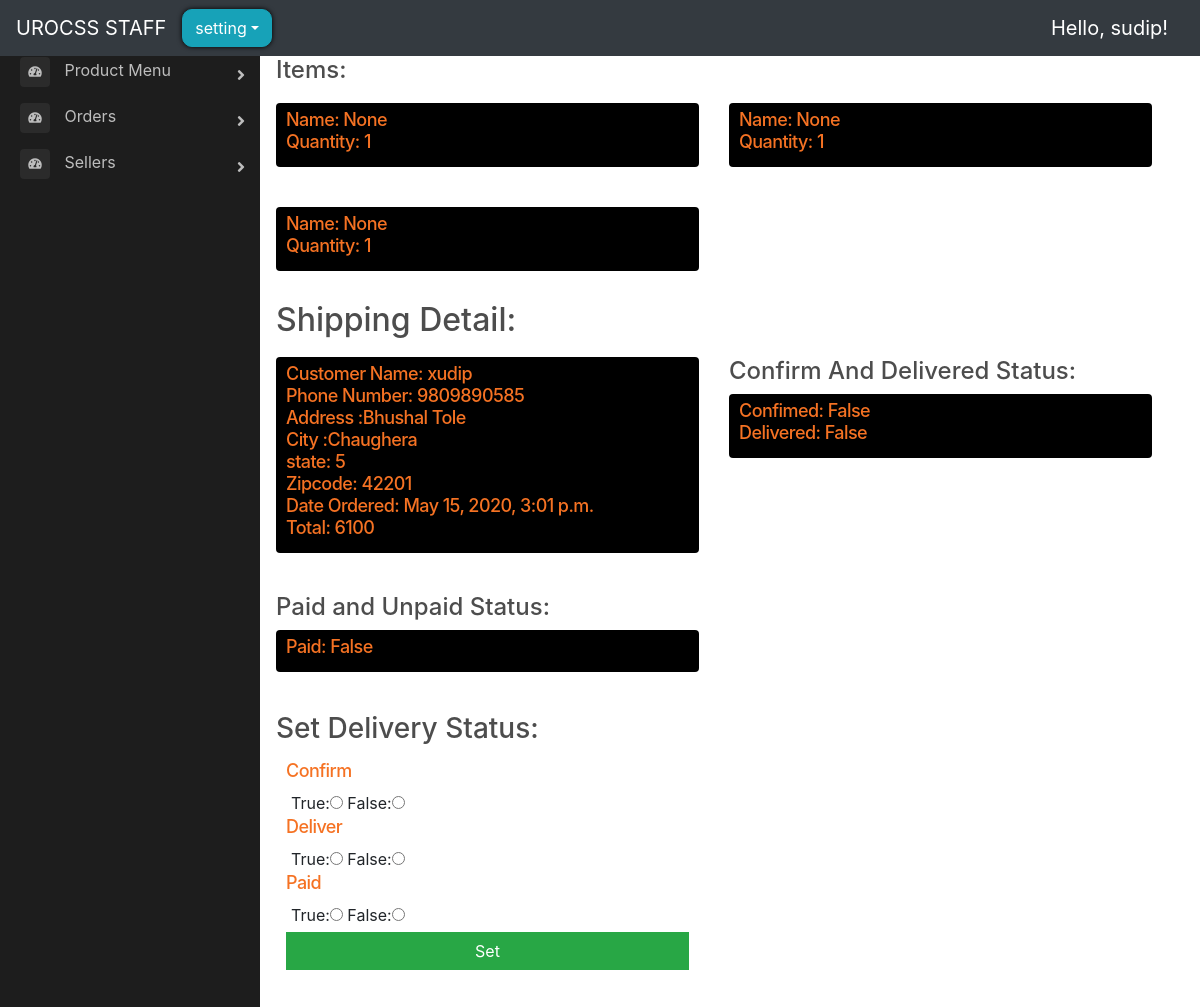
The app's page /backend/view_order_detail/1589534207.360612/ (signed in) with its own data.
### store/models.py (models this page shows, shortened)
class OrderItem(models.Model):
    product = models.ForeignKey(
        Product, on_delete=models.SET_NULL, blank=True, null=True
    )
    order = models.ForeignKey(Order, on_delete=models.CASCADE, blank=True, null=True)
    quantity = models.IntegerField(default=0, null=True, blank=True)
    date_added = models.DateTimeField(auto_now_add=True)

class ShippingAddress(models.Model):
    customer = models.ForeignKey(User, on_delete=models.SET_NULL, blank=True, null=True)
    order = models.ForeignKey(Order, on_delete=models.CASCADE, blank=True, null=True)
    address = models.CharField(max_length=200, null=True)
    city = models.CharField(max_length=200, null=True)
    state = models.CharField(max_length=200, null=True)
    zipcode = models.CharField(max_length=200, null=True)
    country = models.CharField(max_length=40, null=True)
    date_added = models.DateTimeField(auto_now_add=True)
    phone_number = models.CharField(max_length=10, null=True)
    total = models.IntegerField(default=0)

class OrderDeliveryStatus(models.Model):
    order = models.ForeignKey(Order, on_delete=models.CASCADE, blank=True, null=True)
    customer = models.ForeignKey(User, on_delete=models.SET_NULL, blank=True, null=True)
    address = models.CharField(max_length=200, null=True)
    confirmed = models.BooleanField(default=False)
    delivered = models.BooleanField(default=False)

class PaymentInfo(models.Model):
    order = models.ForeignKey(Order, on_delete=models.CASCADE, blank=True, null=True)
    customer = models.ForeignKey(User, on_delete=models.SET_NULL, blank=True, null=True)
    address = models.CharField(max_length=200, null=True)
    paid = models.BooleanField(default=False)

### backend/views.py (the view)
@login_required(login_url="backend_login")
def view_order_detail(request, id):
    id = float(id)
    order = store_models.Order.objects.get(transaction_id=id)
    order_items = order.orderitem_set.all()
    shipping_info = order.shippingaddress_set.all()
    order_delivery_status_data = order.orderdeliverystatus_set.all()
    order_payment_status_data = order.paymentinfo_set.all()
    context = {
        "order_items": order_items,
        "shipping_infos": shipping_info,
        "order_delivery_statuses": order_delivery_status_data,
        "transaction_id": str(id),
        "order_payment_statuses": order_payment_status_data,
    }
    return render(request, "backend/view_order_detail.html", context)

### backend/templates/backend/view_order_detail.html (shortened to what this page needs)
{% extends 'backend/backend_main.html' %}
{% block main %}
<h4>Items:</h4>
<div class="row">
    {% for order_item in order_items %}
    <div class=" col-lg-6 margin-adder">
        <div class="box-element-order product" id="each_order">
            <h6 class="price">Name: {{order_item.product}}</h6>
            <h6 class="price">Quantity: {{order_item.quantity}}</h6>
        </div>
    </div>
    {% endfor %}
</div>
<h2>Shipping Detail:</h2>
<div class="row">
    {% for shipping_info in shipping_infos %}
    <div class=" col-lg-6 margin-adder">
        <div class="box-element-order product" id="each_order">
            <h6 class="price">Customer Name: {{shipping_info.customer}}</h6>
            <h6 class="price">Phone Number: {{shipping_info.phone_number}}</h6>
            <h6 class="price">Address :{{shipping_info.address}}</h6>
            <h6 class="price">City :{{shipping_info.city}}</h6>
            <h6 class="price">state: {{shipping_info.state}}</h6>
            <h6 class="price">Zipcode: {{shipping_info.zipcode}}</h6>
            <h6 class="price">Date Ordered: {{shipping_info.date_added}}</h6>
            <h6 class="price">Total: {{shipping_info.total}}</h6>
        </div>
    </div>
    {% endfor %}
    {% for order_delivery_status in order_delivery_statuses %}
    <div class=" col-lg-6 margin-adder">
        <h4>Confirm And Delivered Status:</h4>
        <div class="box-element-order product" id="each_order">
            <h6 class="price">Confimed: {{order_delivery_status.confirmed}}</h6>
            <h6 class="price">Delivered: {{order_delivery_status.delivered}}</h6>
        </div>
    </div>
    {% endfor %}
    {% for order_payment_status in order_payment_statuses %}
    <div class=" col-lg-6 margin-adder">
        <h4>Paid and Unpaid Status:</h4>
        <div class="box-element-order product" id="each_order">
            <h6 class="price">Paid: {{order_payment_status.paid}}</h6>
        </div>
    </div>
    {% endfor %}
</div>
<div class="row">
    <div class=" col-lg-6 margin-adder">
        <h3>Set Delivery Status:</h3>
        <div class="box-element product" id="each_order">
            <form action="{% url 'order_delivery_status' id=transaction_id %}" method="POST"
                enctype="multipart/form-data">
                <h6 class=" price">Confirm</h6>
                <div class="form-field">
                    True:<input type="radio" name="confirm" value="True">
                    False:<input type="radio" name="confirm" value="False">
                </div>
                <h6 class="price">Deliver</h6>
                <div class="form-field">
                    True:<input required type="radio" name="deliver" value="True">
                    False:<input required type="radio" name="deliver" value="False">
                </div>
                <h6 class=" price">Paid</h6>
                <div class="form-field">
                    True:<input type="radio" name="payment" value="True">
                    False:<input type="radio" name="payment" value="False">
                </div>
                <input id="form-button" type="submit" value="Set" class="btn btn-success btn-block">
            </form>
        </div>
    </div>
</div>
{% endblock %}

### backend/templates/backend/backend_main.html (shortened to what this page needs)
{% load static %}
<!DOCTYPE html>
<html lang="en">
<head>
    <link rel="stylesheet" href="https://stackpath.bootstrapcdn.com/bootstrap/4.1.3/css/bootstrap.min.css"
>
    <link href="//maxcdn.bootstrapcdn.com/bootstrap/4.0.0/css/bootstrap.min.css" rel="stylesheet" id="bootstrap-css">
    <link rel="stylesheet" href="https://use.fontawesome.com/releases/v5.6.1/css/all.css"
>
    <link rel="stylesheet" type="text/css" href="{% static 'css/main.css' %}">
    <link rel="stylesheet" type="text/css" href="{% static 'css/accounts.css' %}">
    <link rel="stylesheet" type="text/css" href="{% static 'css/sidebar.css' %}">
    <link rel="stylesheet" type="text/css" href="{% static 'css/backend_table.css' %}">
</head>
<body>
    <nav style="position: fixed; z-index: 1;" class="navbar navbar-expand-sm navbar-dark bg-dark nav">
        <a class="navbar-brand" href="{% url 'backend_main' %}">UROCSS STAFF</a>
        <div class="collapse navbar-collapse" id="navbarSupportedContent">
            {% if request.user.is_authenticated %}
            <div class="dropdown">
                <button style='border-radius: 10px; box-shadow: hsl(0, 86%, 0%) 0 0 5px; margin-right:30px;'
                    class="btn btn-info dropdown-toggle" type="button" data-toggle="dropdown">setting</button>
            </div>
            {% endif %}
            <div class="form-inline my-2 my-lg-0 ml-auto">
                {% block login-logout %}
                <div class="collapse navbar-collapse" id="navbarSupportedContent">
                    <ul class="navbar-nav mr-auto">
                        <li class="nav-item active navbar-brand">
                            Hello, {{request.user}}!
                        </li>
                    </ul>
                </div>
                {% endblock %}
            </div>
        </div>
    </nav>
    <div class="main">
        <main class="page-content pt-2 main">
            <div id="overlay" class="overlay">
                <div class="container-fluid p-5">
                    {% block main %}{% endblock %}
                </div>
        </main>
    </div>
    <div class="page-wrapper chiller-theme toggled">
        <nav id="sidebar" class="sidebar-wrapper">
            <div class="sidebar-content">
                <div class="sidebar-menu">
                    <ul>
                        <li class="sidebar-dropdown">
                            <a href="#">
                                <i class="fa fa-tachometer-alt"></i>
                                <span>Product Menu</span>
                            </a>
                        </li>
                        <li class="sidebar-dropdown">
                            <a href="#">
                                <i class="fa fa-tachometer-alt"></i>
                                <span>Orders</span>
                            </a>
                        </li>
                        <li class="sidebar-dropdown">
                            <a href="#">
                                <i class="fa fa-tachometer-alt"></i>
                                <span>Sellers</span>
                            </a>
                        </li>
                    </ul>
                </div>
            </div>
        </nav>
    </div>
</body>
</html>

### static/css/main.css (style rules this page uses)
h1,h2,h3,h4,h5,h6 { color:hsl(0, 0%, 30%); }
.box-element { background-color: #fff; border-radius: 4px; padding: 10px; }
.price { font-size: 18px; color: #f57223; letter-spacing: -.56px; line-height: 14px; }
.margin-adder { margin-bottom:30px; margin-top:30px; -webkit-transform: scale(1); transform: scale(1); -webkit-transition: .3s ease-in-out; transition: .3s ease-in-out; }
.product { border-radius: 0 0 4px 4px; }
.bg-dark { background-color: #011e24; }
.col-lg-4, .col-lg-6, .col-lg-8, .col-lg-12 { margin-top: 10px; }
.btn { border-radius: 0; }
.form-field { width:250px; display: inline-block; padding: 5px; }
.navbar { width:100%; position: fixed; z-index: 10; background:#001f3f; }

### static/css/accounts.css (style rules this page uses)
body, html { margin: 0; padding: 0; height: 100%; }

### static/css/sidebar.css (style rules this page uses)
.box-element-order { background-color:black; border-radius: 4px; padding: 10px; }
#sidebar { margin-top: 4% !important; display:inline-table; }
.page-wrapper { height: 100vh; }
.page-wrapper.toggled .sidebar-wrapper { left: 0px; }
.main { margin-top: 7; margin-left:10%; display: flex; }
.sidebar-wrapper { width: 260px; height: 100%; position: fixed; top: 0; }
.sidebar-wrapper ul { list-style-type: none; padding: 0; margin: 0; }
.sidebar-wrapper a { text-decoration: none; }
@media only screen and (min-width: 768px) { #sidebar { min-width: 150px; } }
.sidebar-content { height: calc(100% - 30px); overflow-y: auto; position: relative; }
.sidebar-wrapper .sidebar-menu { padding-bottom: 10px; }
.sidebar-wrapper .sidebar-menu ul li a { display: inline-block; width: 100%; text-decoration: none; position: relative; padding: 8px 30px 8px 20px; }
.sidebar-wrapper .sidebar-menu ul li a i { margin-right: 10px; font-size: 12px; width: 30px; height: 30px; line-height: 30px; text-align: center; border-radius: 4px; }
.sidebar-wrapper .sidebar-menu .sidebar-dropdown > a:after { font-family: "Font Awesome 5 Free"; font-weight: 900; content: "\f105"; font-style: normal; display: inline-block; font-style: normal; font-variant: normal; text-rendering: auto; -webkit-font-smoothing: antialiased; -moz-osx-font-smoothing: grayscale; text-align: center; background: 0 0; position: absolute; right: 15px; top: 14px; }
.chiller-theme .sidebar-wrapper { background: #1d1d1d; }
.chiller-theme .sidebar-wrapper .sidebar-header, .chiller-theme .sidebar-wrapper .sidebar-search, .chiller-theme .sidebar-wrapper .sidebar-menu { border-top: 1px solid #2b2b2b; }
.chiller-theme .sidebar-wrapper .sidebar-header .user-info .user-role, .chiller-theme .sidebar-wrapper .sidebar-header .user-info .user-status, .chiller-theme .sidebar-wrapper .sidebar-search input.search-menu, .chiller-theme .sidebar-wrapper .sidebar-search .input-group-text, .chiller-theme .sidebar-wrapper .sidebar-brand>a, .chiller-theme .sidebar-wrapper .sidebar-menu ul li a, .chiller-theme .sidebar-footer>a { color: #bdbdbd; }
.chiller-theme .sidebar-wrapper .sidebar-menu ul li a i, .chiller-theme .sidebar-wrapper .sidebar-menu .sidebar-dropdown div, .chiller-theme .sidebar-wrapper .sidebar-search input.search-menu, .chiller-theme .sidebar-wrapper .sidebar-search .input-group-text { background: #2b2b2b; }

### records on screen
OrderItem: product "None", quantity "1"
OrderItem: product "None", quantity "1"
OrderItem: product "None", quantity "1"
ShippingAddress: customer "xudip", phone_number "9809890585", address "Bhushal Tole", city "Chaughera", state "5", zipcode "42201", date_added "May 15, 2020, 3:01 p.m.", total "6100"
OrderDeliveryStatus: confirmed "False", delivered "False"
PaymentInfo: paid "False"

### other values on screen
{{ request.user }} "sudip"
